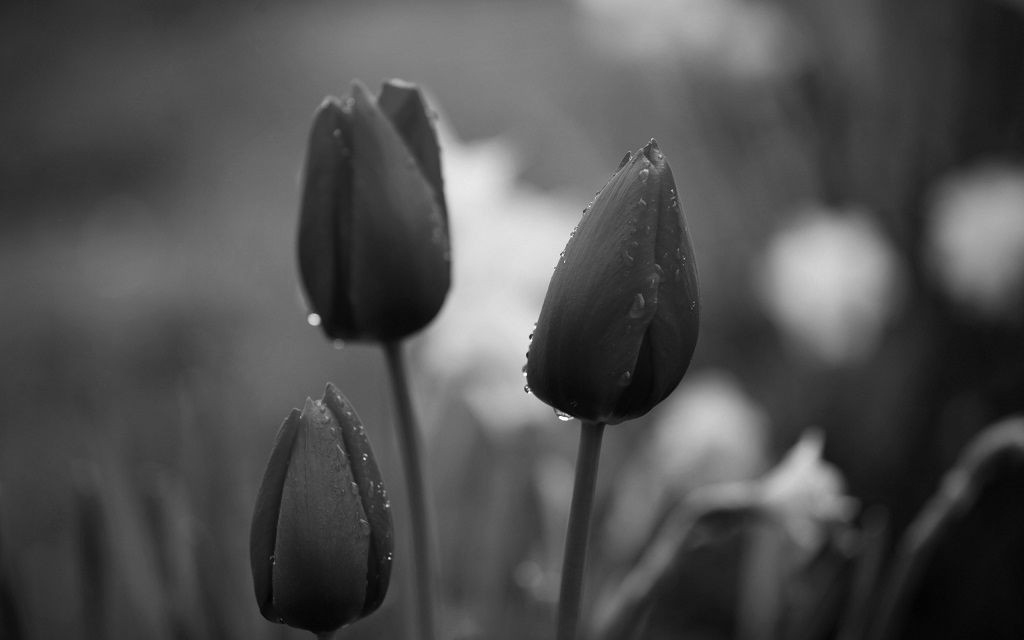
#> input picture domashna1/image1.jpg, 1024 x 640 px
$ python Main.py
#> lines starting #> are read from the running program, lines starting #| are printed output that depends on the picture; after the words box and inside, x2 and y2 are one past the last pixel; in counts of white or black regions, pixels touching at a corner belong together
from cv2 import cv2
import numpy as np
import matplotlib.pyplot as plt

image = cv2.imread('image1.jpg')
#> image is the input picture: shape (640, 1024, 3); min 0, max 255, mean 79.4
#image = cv2.imread('image1.jpg', cv2.IMREAD_GRAYSCALE) dobivam razlichen izgled ako go napravam ova (iako slikata e vekje crno bela)... why?

fiveMask = np.array(248, dtype=np.uint8) # 255-1-2-4 = 248 (gi kratime posledite 3 bita)
fourMask = np.array(240, dtype=np.uint8) # 255-1-2-4-8 = 240 (gi kratime posledite 4 bita itn)
threeMask = np.array(224, dtype=np.uint8)
twoMask = np.array(192, dtype=np.uint8)
oneMask = np.array(128, dtype=np.uint8)

fiveBits = cv2.bitwise_and(image, fiveMask)
# matematichko AND kade se kratat posledni 3 bita za ni ostanat prvite 5 najzvazhni bita
fourBits = cv2.bitwise_and(image, fourMask)
# matematichko AND kade se kratat posledni 4 bita za ni ostanat prvite 4 najzvazhni bita itn
threeBits = cv2.bitwise_and(image, threeMask)
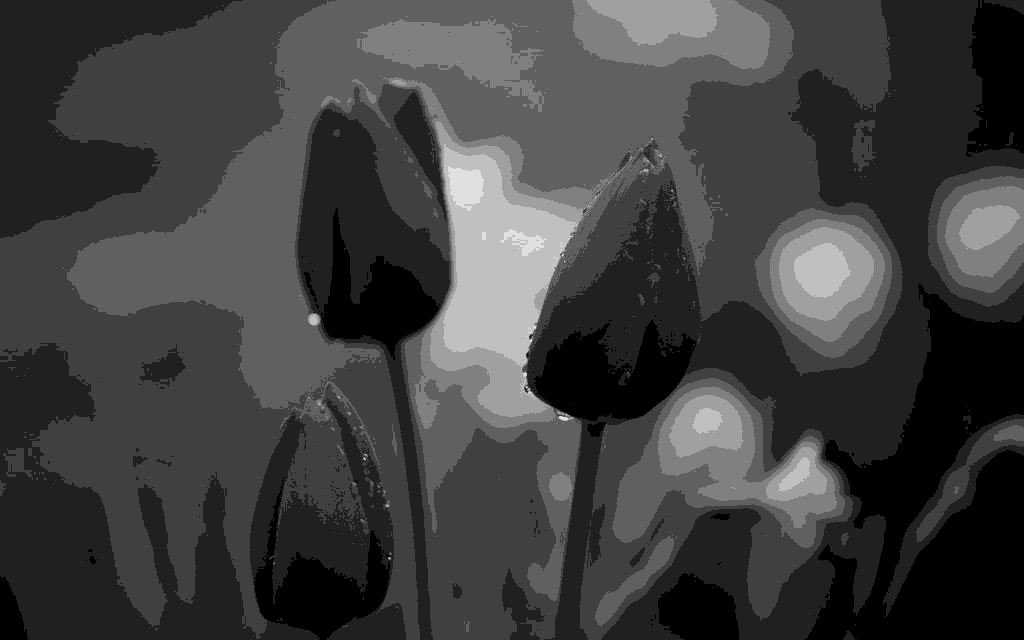
#> threeBits: shape (640, 1024, 3); min 0, max 224, mean 63.4
twoBits = cv2.bitwise_and(image, twoMask)
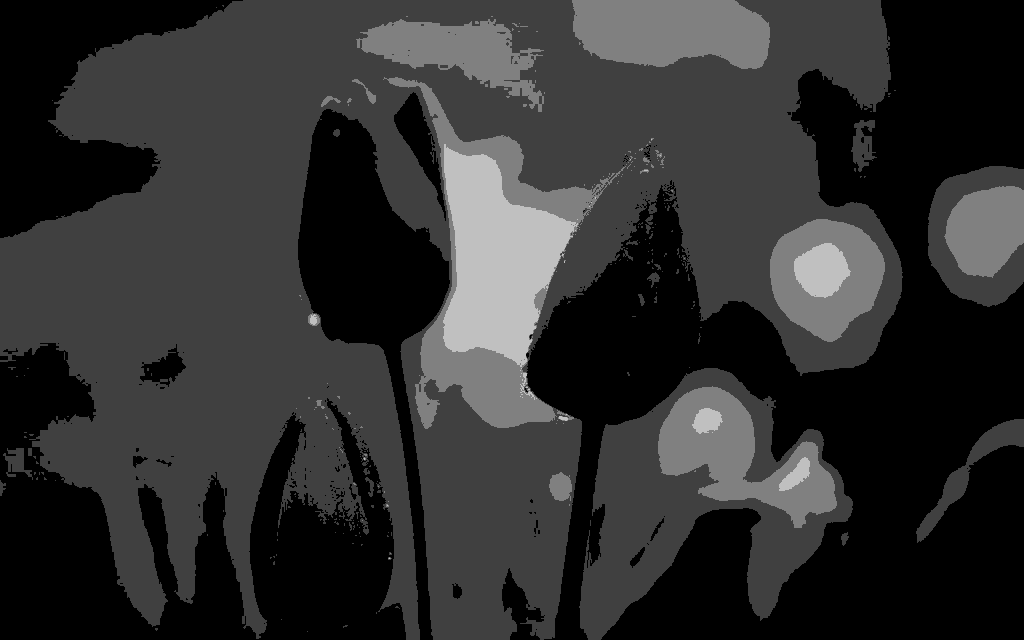
#> twoBits: shape (640, 1024, 3); min 0, max 192, mean 47.6
oneBits = cv2.bitwise_and(image, oneMask)
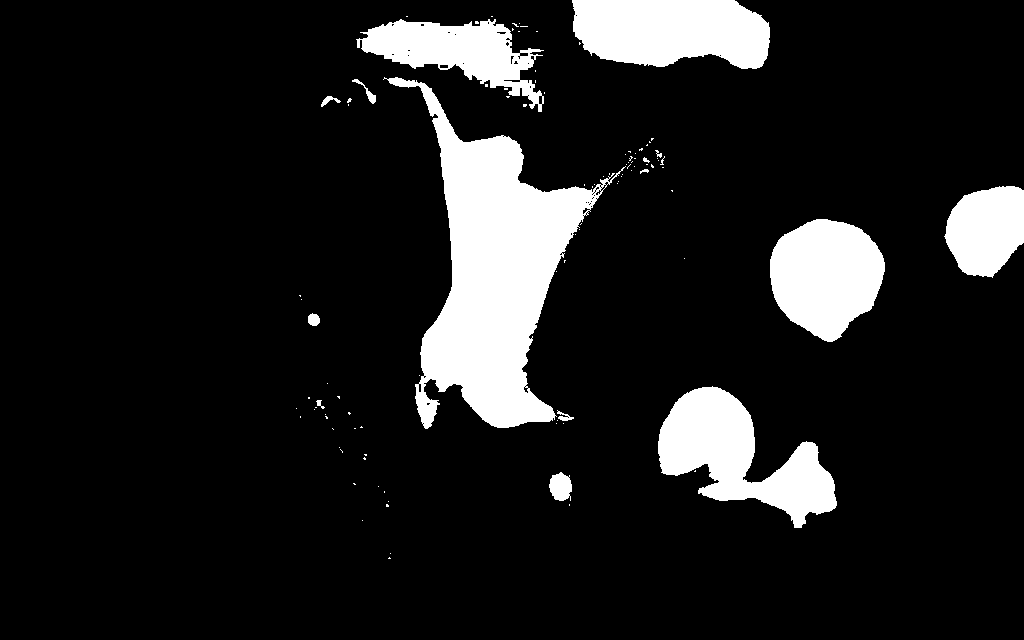
#> oneBits: shape (640, 1024, 3); values 0 (black) and 128 (white), 12.1% white; 104 white regions (89 under 20 px), largest, box (x1, y1, x2, y2) and area: (383, 77, 626, 429) 30889, (658, 386, 837, 528) 12018, (572, 0, 770, 69) 11362

plt.subplot(231), plt.imshow(fiveBits), plt.axis('off')
plt.subplot(232), plt.imshow(fourBits), plt.axis('off')
plt.subplot(233), plt.imshow(threeBits), plt.axis('off')
plt.subplot(234), plt.imshow(twoBits), plt.axis('off')
plt.subplot(235), plt.imshow(oneBits), plt.axis('off')

plt.show()
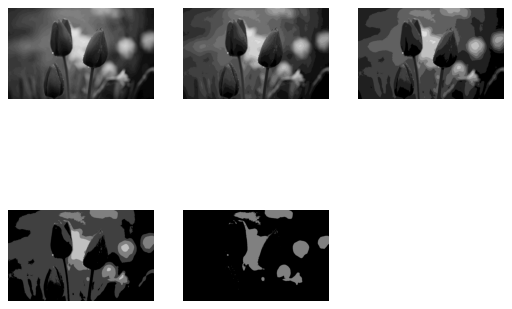
#> figure drawn by matplotlib, 5 panels
